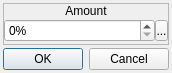
<?xml version="1.0" encoding="UTF-8"?>
<ui version="4.0">
 <class>ConfigureMovementPattern_IncreaseDecreaseTransparency</class>
 <widget class="QDialog" name="ConfigureMovementPattern_IncreaseDecreaseTransparency">
  <property name="geometry">
   <rect>
    <x>0</x>
    <y>0</y>
    <width>166</width>
    <height>73</height>
   </rect>
  </property>
  <property name="windowTitle">
   <string>Amount</string>
  </property>
  <property name="windowIcon">
   <iconset resource="gui_icons.qrc">
    <normaloff>:/icons/openrpgmaker.png</normaloff>:/icons/openrpgmaker.png</iconset>
  </property>
  <property name="styleSheet">
   <string notr="true">.QFrame
{
	border-width: 1px;
	border-style: solid;
	border-color: palette(window-text);
}

.QFrame&gt;QLabel
{
	border-width: 0px;
	background-color: palette(window-text);
	color: palette(window);
	font-weight: bold;
}

.QFrame&gt;QCheckBox
{
	background-color: palette(window-text);
	border-width: 0px;
	border-style: none;
	color: palette(window);
	spacing: 3px;
	font-weight: bold;
	padding: 0px 0px 0px 3px;
}

.QFrame&gt;QCheckBox::indicator
{
	min-width: 8px;
	max-width: 8px;
	min-height: 8px;
	max-height: 8px;
	width: 8px;
	height: 8px;
	border-width: 2px;
	border-radius: 0px;
	border-style: ridge;
	border-color: palette(mid);
}

.QFrame&gt;QCheckBox::indicator:unchecked
{
	background-color: palette(base);
}

.QFrame&gt;QCheckBox::indicator:checked
{
	background-color: palette(window-text);
}

.QFrame&gt;QCheckBox::indicator:hover
{
	border-color: palette(highlight);
}</string>
  </property>
  <layout class="QVBoxLayout" name="verticalLayout_2">
   <property name="spacing">
    <number>3</number>
   </property>
   <property name="margin">
    <number>3</number>
   </property>
   <item>
    <widget class="QFrame" name="frame">
     <property name="frameShape">
      <enum>QFrame::StyledPanel</enum>
     </property>
     <property name="frameShadow">
      <enum>QFrame::Raised</enum>
     </property>
     <layout class="QVBoxLayout" name="verticalLayout">
      <property name="spacing">
       <number>0</number>
      </property>
      <property name="margin">
       <number>0</number>
      </property>
      <item>
       <widget class="QLabel" name="label">
        <property name="sizePolicy">
         <sizepolicy hsizetype="Preferred" vsizetype="Fixed">
          <horstretch>0</horstretch>
          <verstretch>0</verstretch>
         </sizepolicy>
        </property>
        <property name="text">
         <string>Amount</string>
        </property>
        <property name="alignment">
         <set>Qt::AlignCenter</set>
        </property>
       </widget>
      </item>
      <item>
       <widget class="QWidget" name="widget" native="true">
        <layout class="QHBoxLayout" name="horizontalLayout">
         <property name="spacing">
          <number>0</number>
         </property>
         <property name="margin">
          <number>0</number>
         </property>
         <item>
          <widget class="QSpinBox" name="sbAmount">
           <property name="accelerated">
            <bool>true</bool>
           </property>
           <property name="suffix">
            <string>%</string>
           </property>
           <property name="maximum">
            <number>255</number>
           </property>
          </widget>
         </item>
         <item>
          <widget class="SpinBoxSideButton" name="bAmountSideButton">
           <property name="minimumSize">
            <size>
             <width>13</width>
             <height>21</height>
            </size>
           </property>
           <property name="maximumSize">
            <size>
             <width>13</width>
             <height>21</height>
            </size>
           </property>
           <property name="text">
            <string>...</string>
           </property>
           <property name="icon">
            <iconset resource="gui_icons.qrc">
             <normaloff>:/icons/spinBoxSideButton.png</normaloff>:/icons/spinBoxSideButton.png</iconset>
           </property>
           <property name="iconSize">
            <size>
             <width>8</width>
             <height>16</height>
            </size>
           </property>
          </widget>
         </item>
        </layout>
       </widget>
      </item>
     </layout>
    </widget>
   </item>
   <item>
    <widget class="QDialogButtonBox" name="buttonBox">
     <property name="orientation">
      <enum>Qt::Horizontal</enum>
     </property>
     <property name="standardButtons">
      <set>QDialogButtonBox::Cancel|QDialogButtonBox::Ok</set>
     </property>
    </widget>
   </item>
  </layout>
 </widget>
 <customwidgets>
  <customwidget>
   <class>SpinBoxSideButton</class>
   <extends>QToolButton</extends>
   <header>spinboxsidebutton.h</header>
  </customwidget>
 </customwidgets>
 <resources>
  <include location="gui_icons.qrc"/>
 </resources>
 <connections>
  <connection>
   <sender>buttonBox</sender>
   <signal>accepted()</signal>
   <receiver>ConfigureMovementPattern_IncreaseDecreaseTransparency</receiver>
   <slot>accept()</slot>
   <hints>
    <hint type="sourcelabel">
     <x>248</x>
     <y>254</y>
    </hint>
    <hint type="destinationlabel">
     <x>157</x>
     <y>274</y>
    </hint>
   </hints>
  </connection>
  <connection>
   <sender>buttonBox</sender>
   <signal>rejected()</signal>
   <receiver>ConfigureMovementPattern_IncreaseDecreaseTransparency</receiver>
   <slot>reject()</slot>
   <hints>
    <hint type="sourcelabel">
     <x>316</x>
     <y>260</y>
    </hint>
    <hint type="destinationlabel">
     <x>286</x>
     <y>274</y>
    </hint>
   </hints>
  </connection>
 </connections>
</ui>
